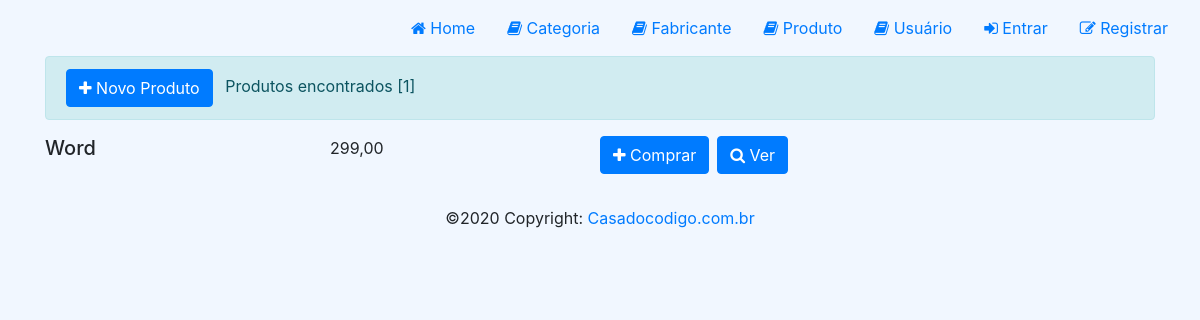
/produto/3, run on an earlier commit of the app's database.
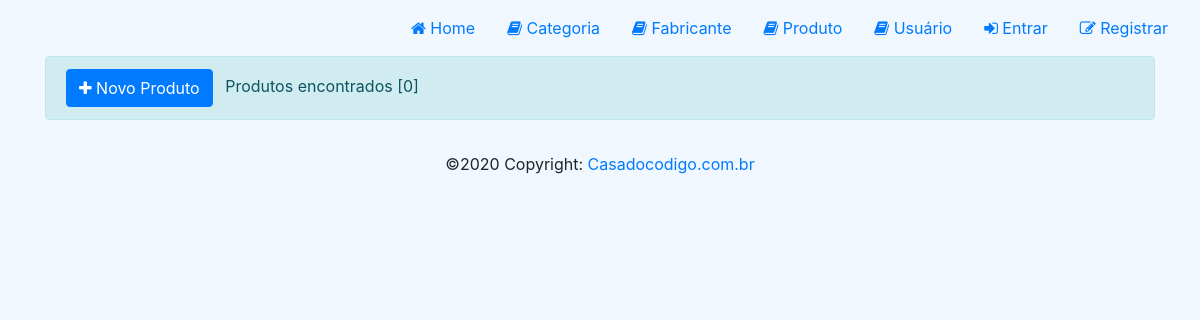
And on a later commit of the database.
### loja/models/Produto.py (models this page shows)
class Produto(models.Model):
    Produto = models.CharField(null=False, max_length=100)
    destaque = models.BooleanField(default=True)
    promocao = models.BooleanField(default=True)
    msgPromocao = models.CharField(null=True, max_length=100)
    preco = models.DecimalField(max_digits=8, decimal_places=2)
    categoria = models.ForeignKey(Categoria, null=True,
    related_name='categoria', on_delete=models.SET_NULL)
    fabricante = models.ForeignKey(Fabricante, null=True,
    related_name='fabricante', on_delete=models.SET_NULL)
    msgPromocao = models.CharField(null=True, max_length=100,
blank=True)
    criado_em = models.DateTimeField(auto_now_add=True)
    alterado_em = models.DateTimeField(auto_now=True)
    image = models.ImageField(null=True, blank=True)
    def __str__(self):
        return '{}'.format(self.Produto)

### loja/views/ProdutoView.py (the view)
def list_produto_view(request, id=None):
    produto = request.GET.get("produto")
    destaque = request.GET.get("destaque")
    promocao = request.GET.get("promocao")
    categoria = request.GET.get("categoria")
    fabricante = request.GET.get("fabricante")
    dias = request.GET.get("dias")
    produtos = Produto.objects.all()
    if produto is not None:
        produtos = produtos.filter(Produto__contains=produto)
    if promocao is not None:
        produtos = produtos.filter(promocao=promocao)
    if destaque is not None:
        produtos = produtos.filter(destaque=destaque)
    if categoria is not None:
        produtos = produtos.filter(categoria__Categoria=categoria)
    if fabricante is not None:
        produtos = produtos.filter(fabricante__Fabricante=fabricante)
    if dias is not None:
        now = timezone.now()
        now = now - timedelta(days = int(dias))
        produtos = produtos.filter(criado_em__gte=now)
    if id is not None:
        produtos = produtos.filter(id=id)
    print(produtos)
    context = {
    'produtos': produtos
    }
    return render(request, template_name='produto/produto.html',
    context=context, status=200)

### loja/templates/produto/produto.html (shortened to what this page needs)
{% extends "base.html" %}
{% load static %}
{% block styles %}
<link rel="stylesheet" href="{% static 'css/home.css' %}">
{% endblock %}
{% block content %}
<div id="content">
    <div class="container">
        <div class="alert alert-info">
            <a href="{% url 'create_produto' %}" class="btn btn-primary mr-2">
                <i class="fa fa-plus"></i> Novo Produto
            </a>
            Produtos encontrados [{{ produtos|length }}]
        </div>
        {% for prod in produtos %}
        <div class="row mb-2">
            <h5 class="col-md-3">{{ prod.Produto }}</h5>
            <span class="col-md-3">{{ prod.preco }}</span>
            <a href="{% url 'create_carrinhoitem' prod.id %}" class="btn btn-primary mb-2 mr-2">
                <i class="fa fa-plus"></i> Comprar
            </a>
            <a href="{% url 'details_produto' prod.id %}" class="btn btn-primary mb-2 mr-2">
                <i class="fa fa-search"></i> Ver
            </a>
        </div>
        {% endfor %}
    </div>
{% endblock %}

What changed in the data, as far as the page shows it:
removed Produto: Produto "Word", preco "299,00"
Also different on the page:
{{ produtos|length }}: "1" → "0"
